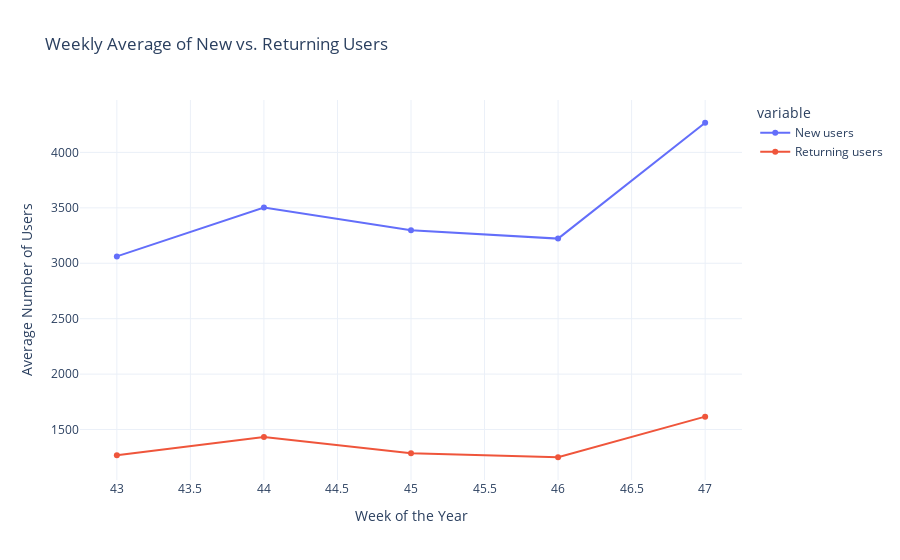
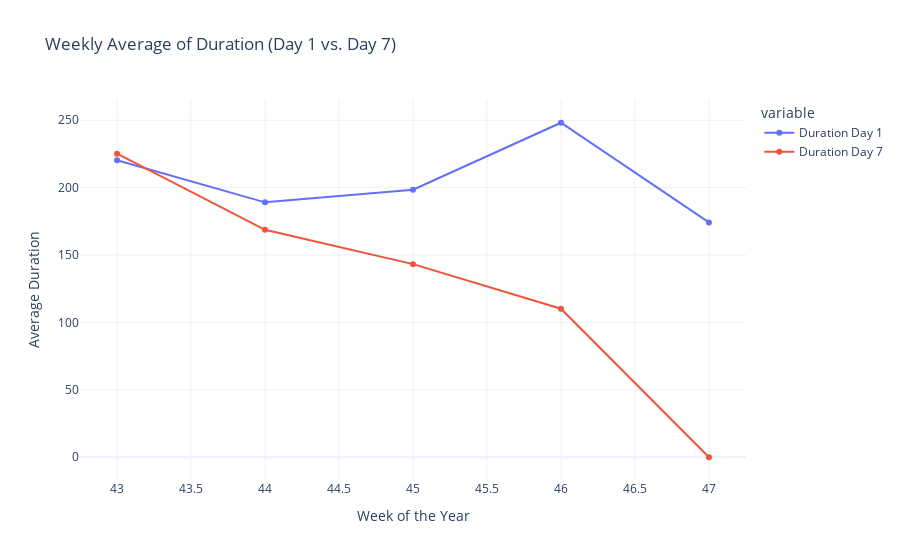

These figures' notebook cell, in order:
### Code cell
fig1 = px.line(weekly_averages, x='Week', y=['New users', 'Returning users'], markers=True,
               labels={'value': 'Average Number of Users'}, title='Weekly Average of New vs. Returning Users')
fig1.update_xaxes(title='Week of the Year')
fig1.update_yaxes(title='Average Number of Users')

fig2 = px.line(weekly_averages, x='Week', y=['Duration Day 1', 'Duration Day 7'], markers=True,
               labels={'value': 'Average Duration'}, title='Weekly Average of Duration (Day 1 vs. Day 7)')
fig2.update_xaxes(title='Week of the Year')
fig2.update_yaxes(title='Average Duration')

fig1.show()
fig2.show()

### Figure 1 — Plotly figure (JSON) as saved in the notebook; plotly's stock layout.template omitted (floating-point values rounded to 4 significant figures)
{"data": [{"hovertemplate": "variable=New users<br>Week=%{x}<br>Average Number of Users=%{y}<extra></extra>", "legendgroup": "New users", "line": {"color": "#636efa", "dash": "solid"}, "marker": {"symbol": "circle"}, "mode": "lines+markers", "name": "New users", "orientation": "v", "showlegend": true, "type": "scatter", "x": [43, 44, 45, 46, 47], "xaxis": "x", "y": [3062.0, 3504.0, 3298.0, 3222.0, 4268.0], "yaxis": "y"}, {"hovertemplate": "variable=Returning users<br>Week=%{x}<br>Average Number of Users=%{y}<extra></extra>", "legendgroup": "Returning users", "line": {"color": "#EF553B", "dash": "solid"}, "marker": {"symbol": "circle"}, "mode": "lines+markers", "name": "Returning users", "orientation": "v", "showlegend": true, "type": "scatter", "x": [43, 44, 45, 46, 47], "xaxis": "x", "y": [1268.0, 1433.0, 1286.0, 1250, 1616.0], "yaxis": "y"}], "layout": {"legend": {"title": {"text": "variable"}, "tracegroupgap": 0}, "title": {"text": "Weekly Average of New vs. Returning Users"}, "xaxis": {"anchor": "y", "domain": [0, 1], "title": {"text": "Week of the Year"}}, "yaxis": {"anchor": "x", "domain": [0, 1], "title": {"text": "Average Number of Users"}}}}

### Figure 2 — Plotly figure (JSON) as saved in the notebook; plotly's stock layout.template omitted (floating-point values rounded to 4 significant figures)
{"data": [{"hovertemplate": "variable=Duration Day 1<br>Week=%{x}<br>Average Duration=%{y}<extra></extra>", "legendgroup": "Duration Day 1", "line": {"color": "#636efa", "dash": "solid"}, "marker": {"symbol": "circle"}, "mode": "lines+markers", "name": "Duration Day 1", "orientation": "v", "showlegend": true, "type": "scatter", "x": [43, 44, 45, 46, 47], "xaxis": "x", "y": [220.3, 189.1, 198.4, 248.1, 174.2], "yaxis": "y"}, {"hovertemplate": "variable=Duration Day 7<br>Week=%{x}<br>Average Duration=%{y}<extra></extra>", "legendgroup": "Duration Day 7", "line": {"color": "#EF553B", "dash": "solid"}, "marker": {"symbol": "circle"}, "mode": "lines+markers", "name": "Duration Day 7", "orientation": "v", "showlegend": true, "type": "scatter", "x": [43, 44, 45, 46, 47], "xaxis": "x", "y": [225.2, 168.7, 143.2, 110.2, 0], "yaxis": "y"}], "layout": {"legend": {"title": {"text": "variable"}, "tracegroupgap": 0}, "title": {"text": "Weekly Average of Duration (Day 1 vs. Day 7)"}, "xaxis": {"anchor": "y", "domain": [0, 1], "title": {"text": "Week of the Year"}}, "yaxis": {"anchor": "x", "domain": [0, 1], "title": {"text": "Average Duration"}}}}
